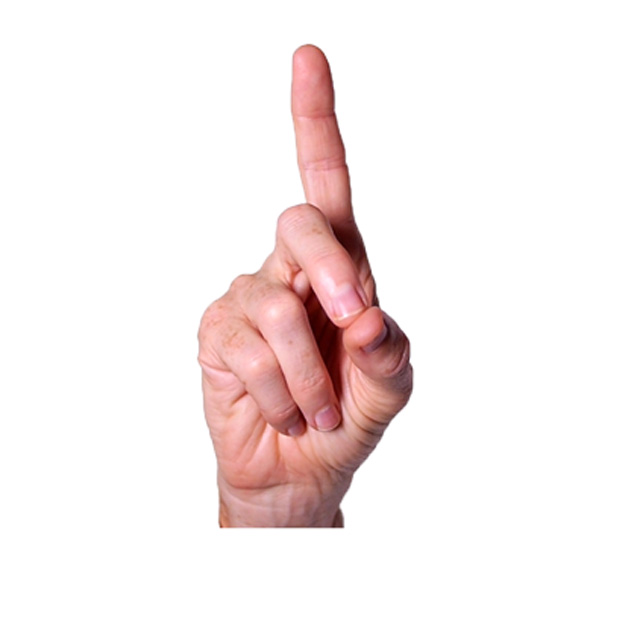
#> input picture sample-input.jpg, 640 x 640 px
$ jupyter execute main.ipynb
#> lines starting #> are read from the running program, lines starting #| are printed output that depends on the picture; after the words box and inside, x2 and y2 are one past the last pixel; in counts of white or black regions, pixels touching at a corner belong together
[cell 1]
"""
Program Description: ISL-Recognition Program

Development Environment: This program was developed in Visual Studio Code.

Authors: Habeeb Alao, Oluwamayowa Adelaja, Ida Bamfi

Created: 25/10/2023    Modified: 30/11/2023
"""

import cv2
import numpy as np
from matplotlib import pyplot as plt
import time


def preprocessing_and_feature_extraction(I: np.ndarray) -> np.ndarray:
    """
    Author: Habeeb Alao

    Outline of methods / algorithms used in preprocessing and feature extraction:

    Identification of Hand using skin detection:
        - This function looks for a hand in an input image using skin detection.
        - using predertmined color threshold values the skin region in the image is extracted.

    Gamma Correction:
        - This function applies a power transformation to adjust pixel values.
        - which effectivley modifies the relationship between the pixel values and the brightness to better match the characteristics of the display device or the human eye.

    Masking / Segmentation:
        - This function uses the mask that got from performing skin detection to ectract the edges of the hand from the original rgb image.
        - with this we can see the isolated hand from the background

    Morphology (erosion, dialtion, opening and closing):
        -  Morphology is used in this function to remove excess mask info that may have been included after performing the inittail
        thresholding.
        - A variety of morphology techniques are used in this function including: erosion, dialtion, opening and closing. These techniques in conjunction
        with eachother help refine the mask of the region of interest and remove excess binary pixles.

    Edge / Canny detection:
        - This function finds the edges of the hand using canny edge detection.

    Citations(IEEE format):

    [1]	S. Rahman, M. M. Rahman, M. Abdullah-Al-Wadud, G. D. Al-Quaderi, and M. Shoyaib,
        “An adaptive gamma correction for image enhancement,” EURASIP J. Image Video Process.,
        vol. 2016, no. 1, p. 35, Oct. 2016, doi: 10.1186/s13640-016-0138-1.

    [2] W. Kubinger, M. Vincze, and M. Ayromlou, “The role of gamma correction in colour image processing,”
        in 9th European Signal Processing Conference (EUSIPCO 1998), Sep. 1998, pp. 1-4. Accessed: Oct. 28, 2023.
        [Online]. Available: https://ieeexplore.ieee.org/abstract/document/7090032

    [3] K. Nimisha and A. Jacob, “A Brief Review of the Recent Trends in Sign Language Recognition,”
        in 2020 International Conference on Communication and Signal Processing (ICCSP), Jul. 2020,
        pp. 186-190. doi: 10.1109/ICCSP48568.2020.9182351.

    [4] M. Safeel, T. Sukumar, S. K. S, A. M. D, S. R, and P. S. B, “Sign Language Recognition Techniques- A Review,”
        in 2020 IEEE International Conference for Innovation in Technology (INOCON), Nov. 2020, pp. 1-9.
        doi: 10.1109/INOCON50539.2020.9298376.

    [5] D. Team, “Sign Language Recognition Using Python and OpenCV,”
        DataFlair. Accessed: Oct. 04, 2023. [Online]. Available: https://data-flair.training/blogs/sign-language-recognition-python-ml-opencv/

    [6] M. Garimella, “Sign Language Recognition with Advanced Computer Vision,”
        Medium. Accessed: Oct. 04, 2023. [Online]. Available: https://towardsdatascience.com/sign-language-recognition-with-advanced-computer-vision-7b74f20f3442

    """

    original_rgb = cv2.cvtColor(I, cv2.COLOR_BGR2RGB)

    # gamma correction on region of interest to enhance original color of hand
    gamma = 0.5
    copy_of_original = original_rgb.astype(float) / 255.0
    copy_of_original = np.power(copy_of_original, gamma)
    gamma_corrected_image = np.clip(copy_of_original * 255.0, 0, 255).astype(np.uint8)

    gamma_corrected_image_bgr = cv2.cvtColor(gamma_corrected_image, cv2.COLOR_RGB2BGR)

    # converting from bgr to YCbCr color space
    original_YCrCb = cv2.cvtColor(gamma_corrected_image_bgr, cv2.COLOR_BGR2YCrCb)

    # skin color range for hsv color space
    YCrCb_mask = cv2.inRange(original_YCrCb, (0, 135, 85), (255,180,135))
    YCrCb_mask = cv2.morphologyEx(YCrCb_mask, cv2.MORPH_OPEN, np.ones((3,3), np.uint8))

    # erosion with rect shape
    shape = cv2.getStructuringElement(cv2.MORPH_ELLIPSE,(3,3))
    mask_erosion = cv2.erode(YCrCb_mask,shape)

    # dilation
    shape = cv2.getStructuringElement(cv2.MORPH_ELLIPSE,(1,2))
    dialated_mask = cv2.dilate(mask_erosion,shape)

    # opening
    shape = cv2.getStructuringElement(cv2.MORPH_ELLIPSE, (2,1))
    opened_mask = cv2.morphologyEx(dialated_mask,cv2.MORPH_OPEN,shape)

    # closing
    shape = cv2.getStructuringElement(cv2.MORPH_ELLIPSE, (3,5))
    closed_mask = cv2.morphologyEx(opened_mask,cv2.MORPH_CLOSE,shape)

    # extract skin region using cleaned mask
    skin_region = cv2.bitwise_and(original_rgb, original_rgb, mask = closed_mask)

    # extract edges of the input image
    edge_mask = cv2.Canny(skin_region,threshold1=220,threshold2=250)

    return edge_mask

def getting_template_images(I):
    """
    Author: Oluwamayowa Adelaja

    Outline of methods / algorithms used in getting template images features:


    ...

    """
    gray = cv2.cvtColor(I, cv2.COLOR_BGR2GRAY)

    # Apply thresholding or other preprocessing if needed
    _, thresh = cv2.threshold(gray, 128, 255, cv2.THRESH_BINARY_INV)

    # Find contours
    contours, _ = cv2.findContours(thresh, cv2.RETR_EXTERNAL, cv2.CHAIN_APPROX_SIMPLE)

    # Sort contours based on the y-coordinate of the bounding box
    contours = sorted(contours, key=lambda c: cv2.boundingRect(c)[1])

    # Define a threshold for a new row
    row_threshold = 30

    # Group contours into rows
    rows = []
    current_row = [contours[0]]

    for i in range(1, len(contours)):
        x, y, w, h = cv2.boundingRect(contours[i])
        _, prev_y, _, _ = cv2.boundingRect(current_row[-1])

        # Check if a new row has started
        if abs(y - prev_y) > row_threshold:
            rows.append(current_row)
            current_row = []

        current_row.append(contours[i])

    # Add the last row
    rows.append(current_row)

    # Sort contours within each row based on x-coordinate
    for i, row in enumerate(rows):
        rows[i] = sorted(row, key=lambda c: cv2.boundingRect(c)[0])

    templates = []

    # Process each row
    for i, row in enumerate(rows):
        for j, contour in enumerate(row):
            if (i % 2 != 1):
                # Extract the letter image using the bounding box
                x, y, w, h = cv2.boundingRect(contour)
                letter_image = I[y:y+h, x:x+w]

                template = cv2.Canny(letter_image,threshold1=220,threshold2=250)

                templates.append(template)


    return templates

def template_matching(input_mask, templates):
    """
    Author: Ida Bamfi

    Outline of methods / algorithms used in template matching:
    ...

    """

    input_image = cv2.Canny(input_mask,threshold1=220,threshold2=250)
    best_match_score = -1


    best_match_index = 0
    for letter_index, template in enumerate(templates):
        # Apply template matching
        result = cv2.matchTemplate(input_image, template, cv2.TM_CCOEFF_NORMED)

        # Get the maximum correlation score and its location
        min_val, max_val, min_loc, max_loc = cv2.minMaxLoc(result)

        # Check if this match is better than the previous best match
        if max_val > best_match_score:
            best_match_score = max_val
            best_template = template
            best_match_index = letter_index

    return (best_template, best_match_index, best_match_score)


def isl_detection(I: np.ndarray, T: np.ndarray):
    """

    Program Description: ISL-Recognition Program using:
        - preprocessing and feture extraction
        - template feature extraction
        - template matching

    """

    alphabet = "abcdefghijklmnopqrstuvwxyz"
    original_rgb = cv2.cvtColor(I, cv2.COLOR_BGR2RGB)
    start_time = time.time()

    # preprocessing and feture extraction
    input_mask = preprocessing_and_feature_extraction(I)

    # template feature extraction
    templates = getting_template_images(T)

    # template matching
    isl_letter_template, letter_index, best_match_score = template_matching(input_mask, templates)

    fig, axs = plt.subplots(1, 2, figsize=(10, 5))  # Set the figsize to your desired size
    axs[0].imshow(I)
    axs[1].imshow(isl_letter_template)

    execution_time = time.time() - start_time

    # Display the images with the same-sized axes
    axs[0].imshow(original_rgb)
    axs[1].text(-18, 40, 'Accuracy: '+str(int(round((1 - best_match_score) * 100))) +'%', ha='center', va='center', fontsize=12, color='blue')
    axs[1].text(-18, 45, 'Letter: '+ alphabet[letter_index], ha='center', va='center', fontsize=12, color='blue')
    axs[1].text(-18, 50, 'Speed: '+ str(round(execution_time, 4)) + 'ms', ha='center', va='center', fontsize=12, color='blue')
    axs[1].axis('off')
    axs[1].imshow(isl_letter_template)

    plt.show()

    return alphabet[letter_index]


# image imports
input_image = cv2.imread('./sample-input.jpg')
#> input_image is the input picture: shape (640, 640, 3); mean B, G, R 237.8, 238.4, 247.4
template_image = cv2.imread('./isl-finger-sp.jpg')
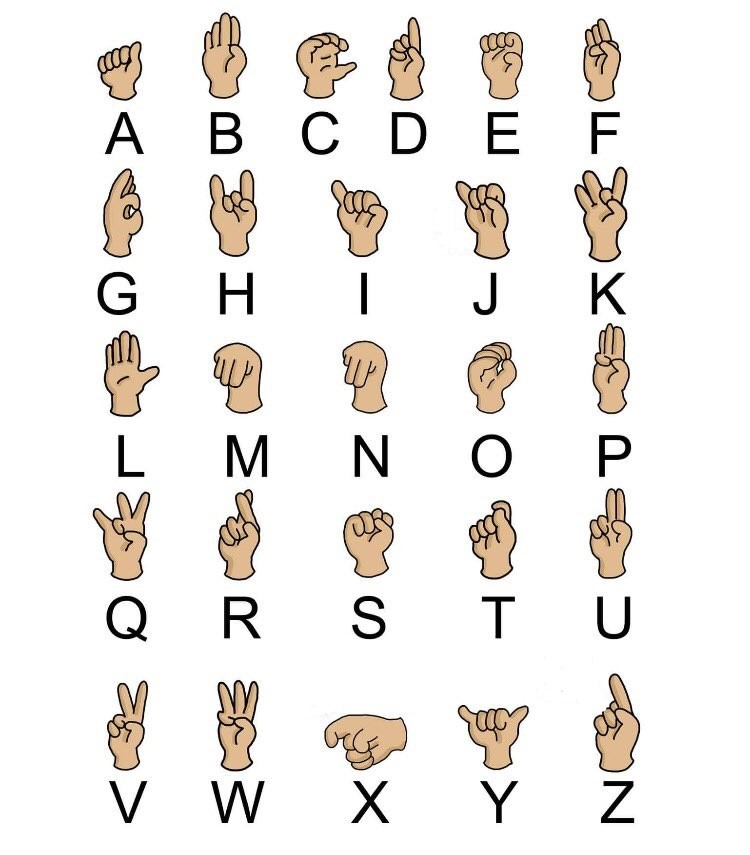
#> input picture isl-finger-sp.jpg, 750 x 855 px
#> template_image is the input picture: shape (855, 750, 3); mean B, G, R 233.7, 237, 240.2

# calling ISL detection function
detected_letter = isl_detection(input_image, template_image)
#> in preprocessing_and_feature_extraction, `original_YCrCb = cv2.cvtColor(gamma_corrected_image_bgr, cv2.COLOR_BGR..`: original_YCrCb: shape (640, 640, 3); mean of channels 0, 1, 2 246.4, 131, 126.8
#> in preprocessing_and_feature_extraction, `YCrCb_mask = cv2.inRange(original_YCrCb, (0, 135, 85), (255,180,135))`:
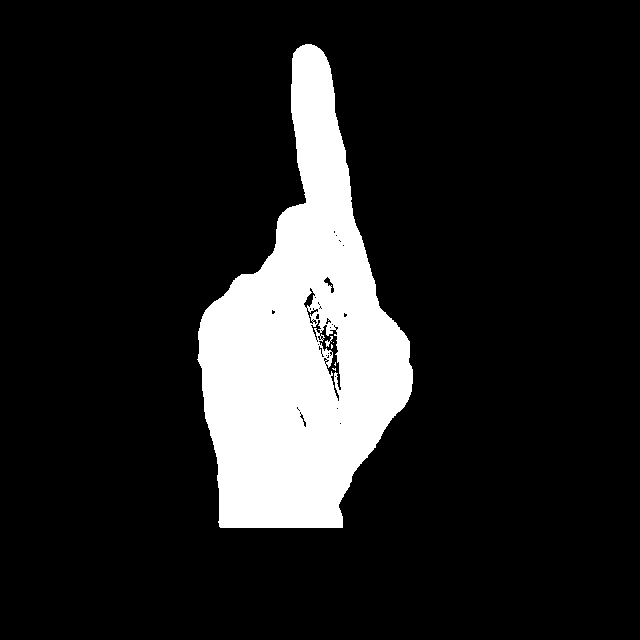
#> YCrCb_mask: shape (640, 640); 13.6% white; 6 white regions (4 under 20 px), largest, box (x1, y1, x2, y2) and area: (197, 44, 413, 528) 55486, (325, 336, 333, 347) 33
#> in preprocessing_and_feature_extraction, `YCrCb_mask = cv2.morphologyEx(YCrCb_mask, cv2.MORPH_OPEN, np.ones((3,3..`: YCrCb_mask: shape (640, 640); 13.5% white; 8 white regions (4 under 20 px), largest, box (x1, y1, x2, y2) and area: (198, 44, 413, 528) 55140, (327, 356, 332, 366) 35, (311, 312, 317, 319) 32, (334, 377, 338, 383) 20
#> in preprocessing_and_feature_extraction, `mask_erosion = cv2.erode(YCrCb_mask,shape)`: mask_erosion: shape (640, 640); 13.1% white; 9 white regions (8 under 20 px), largest, box (x1, y1, x2, y2) and area: (199, 45, 412, 527) 53490
#> in preprocessing_and_feature_extraction, `dialated_mask = cv2.dilate(mask_erosion,shape)`: dialated_mask: shape (640, 640); 13.2% white; 9 white regions (8 under 20 px), largest, box (x1, y1, x2, y2) and area: (199, 45, 412, 528) 53848
#> in preprocessing_and_feature_extraction, `closed_mask = cv2.morphologyEx(opened_mask,cv2.MORPH_CLOSE,shape)`: closed_mask: shape (640, 640); 13.2% white; 6 white regions (5 under 20 px), largest, box (x1, y1, x2, y2) and area: (199, 45, 412, 528) 53974
#> in preprocessing_and_feature_extraction, `skin_region = cv2.bitwise_and(original_rgb, original_rgb, mask = close..`:
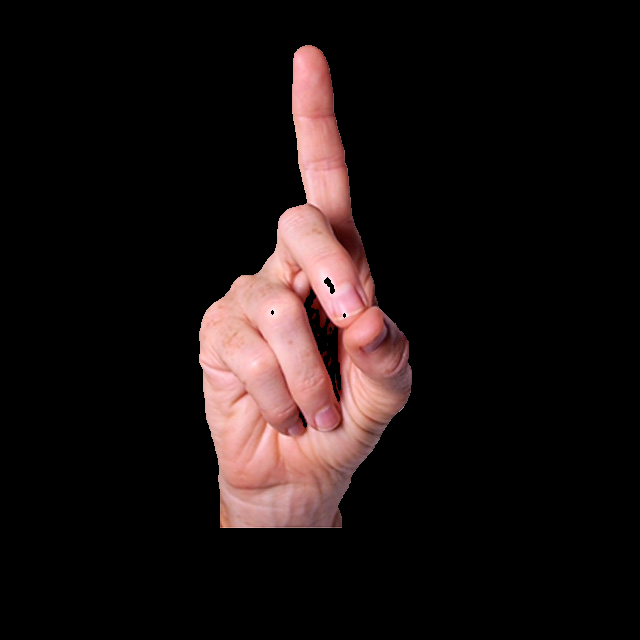
#> skin_region: shape (640, 640, 3); mean R, G, B 26.9, 18.3, 17.7
#> in preprocessing_and_feature_extraction, `edge_mask = cv2.Canny(skin_region,threshold1=220,threshold2=250)`: edge_mask: shape (640, 640); 0.68% white in thin lines or dots, all inside (x1, y1, x2, y2) = (199, 45, 412, 529)
#> in getting_template_images, `_, thresh = cv2.threshold(gray, 128, 255, cv2.THRESH_BINARY_INV)`:
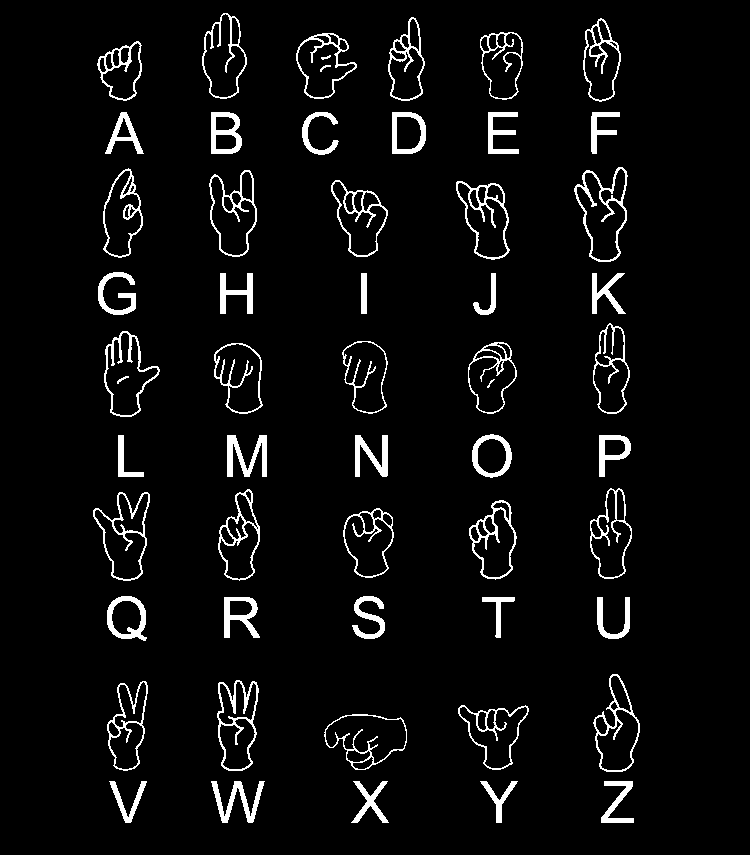
#> thresh: shape (855, 750); 4.9% white; 56 white regions
#> in getting_template_images, `contours, _ = cv2.findContours(thresh, cv2.RETR_EXTERNAL, cv2.CHAIN_AP..`: contours = 52 contours; largest, box (x1, y1, x2, y2) and area: (574, 167, 628, 262) 3186, (324, 714, 407, 770) 3097, (93, 492, 150, 581) 2920, (209, 170, 257, 257) 2784, (104, 331, 160, 417) 2780
#> in getting_template_images, `current_row = [contours[0]]`: current_row = 1 contour; box (x1, y1, x2, y2) and area: (202, 13, 247, 99) 2652
#> the loop in getting_template_images, `for i in range(1, len(contours)):` made 51 passes
#> (x, y, w, h, prev_y) on passes 1 to 12: (388, 17, 37, 84, 13), (583, 18, 38, 84, 17), (480, 32, 43, 68, 18), (296, 33, 61, 66, 32), (97, 41, 45, 60, 33), (591, 112, 29, 42, 41), (488, 112, 31, 42, 112), (392, 112, 34, 42, 112), (302, 112, 37, 43, 112), (211, 112, 31, 42, 112), (105, 112, 39, 42, 112), (574, 167, 54, 95, 112)
#> after the loop in getting_template_images, `for i in range(1, len(contours)):`: rows = 9 items
#> the loop in getting_template_images, `for i, row in enumerate(rows):` made 10 passes
#> after the loop in getting_template_images, `for i, row in enumerate(rows):`: rows = 10 items
#> after the loop in getting_template_images, `for i, row in enumerate(rows):`:
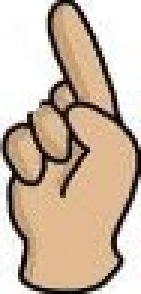
#> letter_image: shape (98, 47, 3) (shown 3 times larger); mean B, G, R 165, 184.2, 203.2
#> after the loop in getting_template_images, `for i, row in enumerate(rows):`: templates = 26 items
#> in template_matching, `input_image = cv2.Canny(input_mask,threshold1=220,threshold2=250)`:
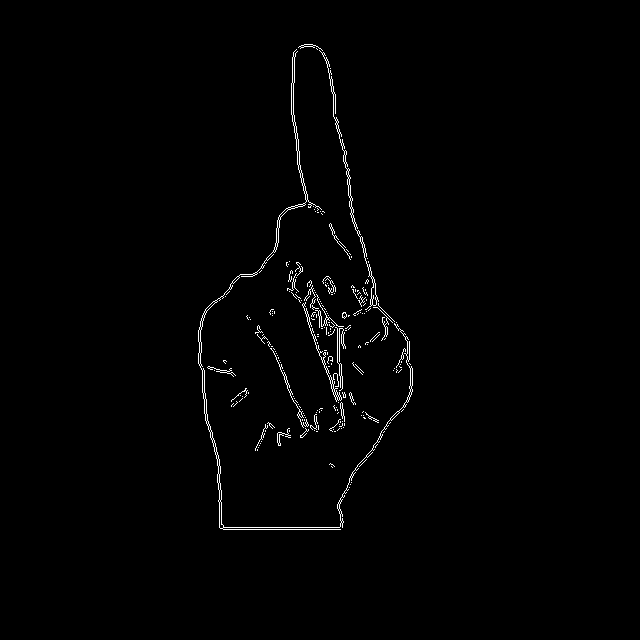
#> input_image: shape (640, 640); 1% white in thin lines or dots, all inside (x1, y1, x2, y2) = (198, 44, 413, 530)
#> the loop in template_matching, `for letter_index, template in enumerate(templates):` made 26 passes
#> (min_val, max_val, min_loc, max_loc, best_match_score) on passes 1, 2, 4: (-0.11, 0.175, (309, 245), (157, 343), 0.175), (-0.0884, 0.184, (286, 357), (168, 384), 0.184), (-0.109, 0.237, (293, 360), (174, 384), 0.237)
#> (min_val, max_val, min_loc, max_loc) on passes 3, 5, 6, 7, 8, 9: (-0.0834, 0.155, (284, 379), (277, 202)), (-0.109, 0.177, (202, 330), (212, 508)), (-0.105, 0.199, (292, 361), (333, 60)), (-0.103, 0.204, (277, 211), (343, 457)), (-0.0939, 0.219, (320, 329), (248, 85)), (-0.0906, 0.136, (308, 237), (233, 165))
#> pass 1, in template_matching, `result = cv2.matchTemplate(input_image, template, cv2.TM_CCOEFF_NORMED)`:
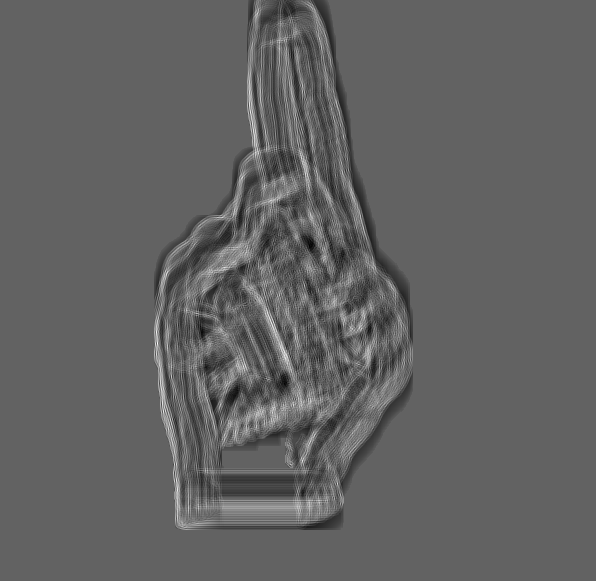
#> result: shape (581, 596) float32; min -0.11, max 0.175, mean -8.41e-05; drawn with min black and max white
#> pass 1, in template_matching, `best_template = template`:
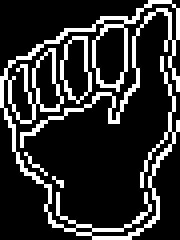
#> best_template: shape (60, 45) (shown 4 times larger); 18.5% white in thin lines or dots
#> after the loop in template_matching, `for letter_index, template in enumerate(templates):`:
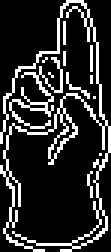
#> best_template: shape (84, 37) (shown 3 times larger); 17.6% white in thin lines or dots
#> after the loop in template_matching, `for letter_index, template in enumerate(templates):`:
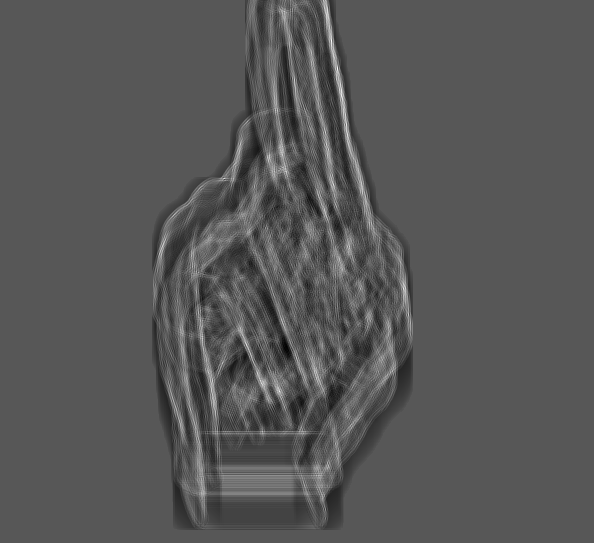
#> result: shape (543, 594) float32; min -0.0972, max 0.186, mean -0.000327; drawn with min black and max white
#> after the loop in template_matching, `for letter_index, template in enumerate(templates):`: best_match_index = 3; best_match_score = 0.237
#> in isl_detection, `isl_letter_template, letter_index, best_match_score = template_matchin..`: letter_index = 3; best_match_score = 0.237
#> detected_letter = 'd'

print("Letter detected from input image: ", detected_letter )
#| Letter detected from input image:  d
